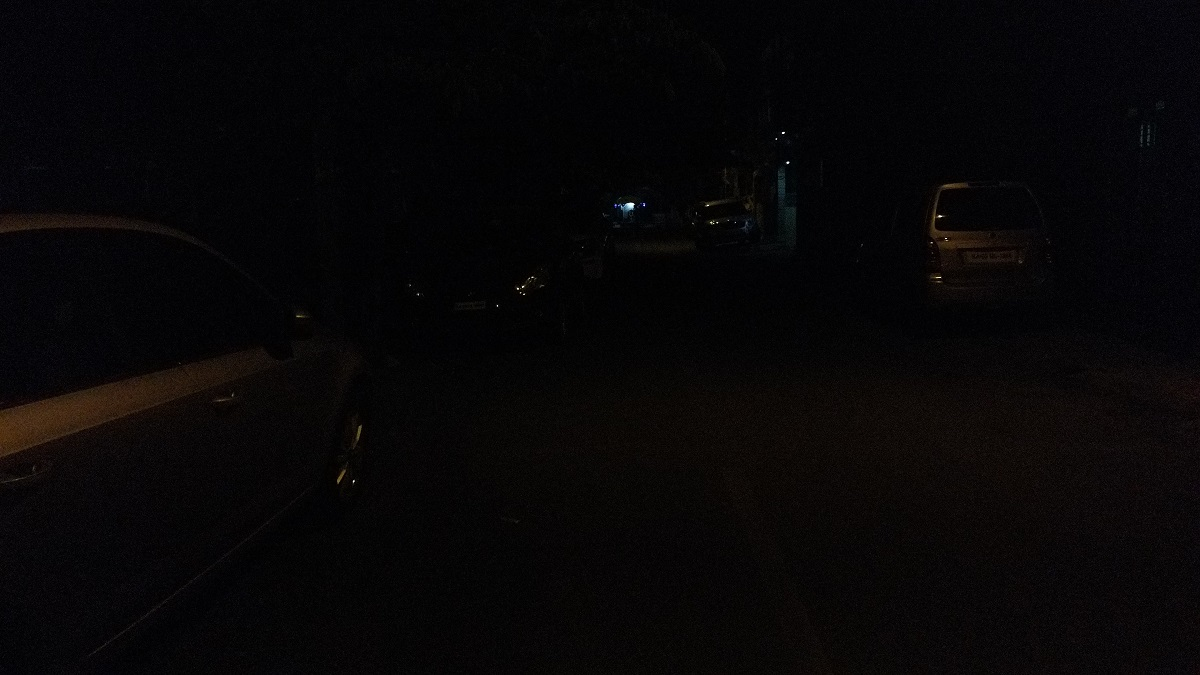
#> input picture no_vehicle.jpg, 1200 x 675 px
$ python vehicle_headlight_detection.py   (older library calls are emulated)
#> lines starting #> are read from the running program, lines starting #| are printed output that depends on the picture; after the words box and inside, x2 and y2 are one past the last pixel; in counts of white or black regions, pixels touching at a corner belong together
import numpy as np
from matplotlib import pyplot as plt
import cv2
import time


def wait(t):
    time.sleep(t)


#List includes path for images representing different scenarios
mylist=['bus_coming.jpg','going.jpg','both.jpg']


#Condition: No vehicle
def scenario(condition):
#> called with condition = 'no_vehicle.jpg'
    image = cv2.imread(condition)
#> image is the input picture: shape (675, 1200, 3); mean B, G, R 6.8, 6, 7.4
    gray_image = cv2.cvtColor(image, cv2.COLOR_BGR2GRAY)
    cv2.imwrite('gray_image.png',gray_image)
    cv2.imshow('color_image',image)


    blur_image=cv2.blur(gray_image,(15,15))
    cv2.imwrite('blur_image.png',blur_image)

    ret,thresh = cv2.threshold(blur_image,150,255,0)
#> thresh: shape (675, 1200); every value is 0
    contour_image, contours, hierarchy = cv2.findContours(thresh,cv2.RETR_TREE,cv2.CHAIN_APPROX_SIMPLE)
#> contours = []
    cv2.drawContours(blur_image, contours, -1, (0,255,0), 3)
    cv2.imshow('blur_image.png',blur_image)


    moments=[cv2.moments(cnt) for cnt in contours]
#> moments = []
    y_centroids = [int(round(m['m01']/m['m00']))  for m in moments]
#> y_centroids = []


    x=len(y_centroids)
#> x = 0

    i=0
    while i<x:
        y_centroids[i]=y_centroids[i]//10
        i=i+1
#> this loop made 0 passes
#> after the loop, i = 0


    flag=0
    i=0
    while i<x:
        j=i+1
        while j<x:
            if y_centroids[i]==y_centroids[j]:
                flag=1
                break
            j=j+1
        i=i+1
#> after the loop, i = 0
    if flag==1:
        print('Car found')
    else:
        print('Car not found')

    cv2.waitKey(0)
    cv2.destroyAllWindows()


#Loop through the list to depict each scenario and its outcome
for _ in mylist:
    scenario('no_vehicle.jpg')
    wait(3)
    scenario(_)
#> call 2 of scenario, with condition = 'bus_coming.jpg'
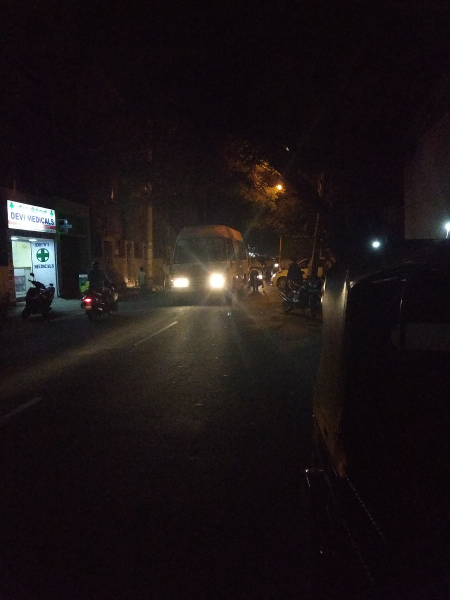
#> input picture bus_coming.jpg, 900 x 1200 px (shown at 1/2 size)
#> in scenario, image is the input picture: shape (1200, 900, 3); mean B, G, R 22.1, 20.5, 27.2
#> in scenario (call 2), `gray_image = cv2.cvtColor(image, cv2.COLOR_BGR2GRAY)`:
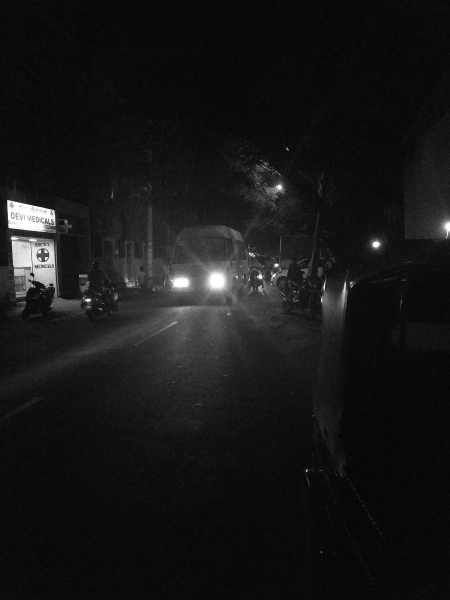
#> gray_image: shape (1200, 900) (shown at 1/2 size); min 1, max 255, mean 22.6
#> in scenario (call 2), `ret,thresh = cv2.threshold(blur_image,150,255,0)`:
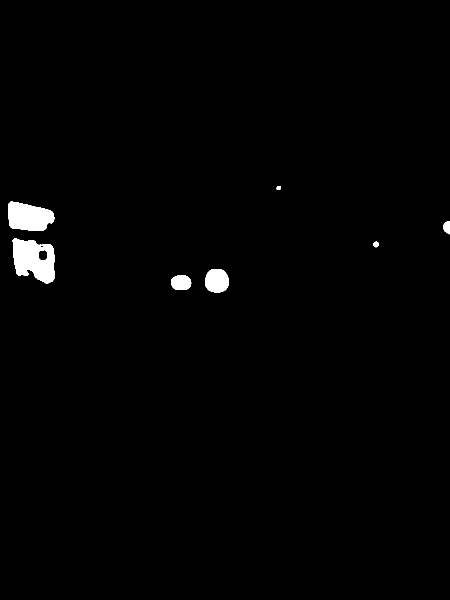
#> thresh: shape (1200, 900) (shown at 1/2 size); 1.2% white; 7 white regions
#> in scenario (call 2), `contour_image, contours, hierarchy = cv2.findContours(thresh,cv2.RETR_..`: contours = 9 contours, 1 with area under 20; largest, box (x1, y1, x2, y2) and area: (25, 476, 109, 567) 5510, (16, 403, 109, 462) 4026, (410, 538, 458, 585) 1782, (342, 550, 383, 580) 956, (76, 499, 96, 521) 327, (887, 442, 900, 469) 244, (747, 483, 758, 495) 84, (553, 372, 562, 380) 49
#> in scenario (call 2), `cv2.drawContours(blur_image, contours, -1, (0,255,0), 3)`:
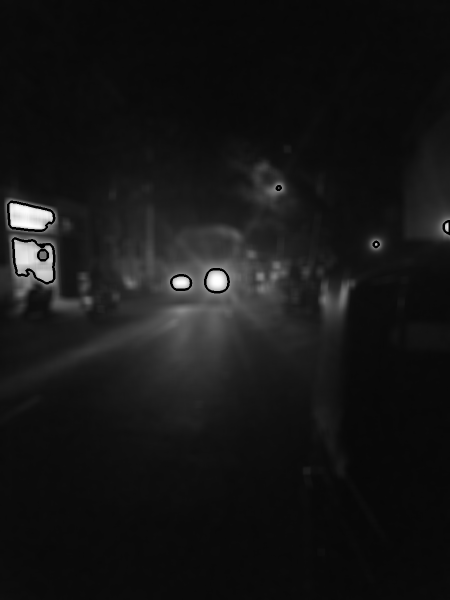
#> blur_image: shape (1200, 900) (shown at 1/2 size); min 0, max 255, mean 21.9
#> in scenario (call 2), `moments=[cv2.moments(cnt) for cnt in contours]`: moments = 9 items
#> in scenario (call 2), `y_centroids = [int(round(m['m01']/m['m00']))  for m in moments]`: y_centroids = [565, 561, 488, 519, 510, 492, 454, 434, 376]
#> in scenario (call 2), `x=len(y_centroids)`: x = 9
#> the loop in scenario (call 2), `while i<x:` made 9 passes
#> after the loop in scenario (call 2), `while i<x:`: y_centroids = [56, 56, 48, 51, 51, 49, 45, 43, 37]
#> after the loop in scenario (call 2), `while i<x:`: i = 9
    wait(3)
#> pass 2 of the loop `for _ in mylist:`:
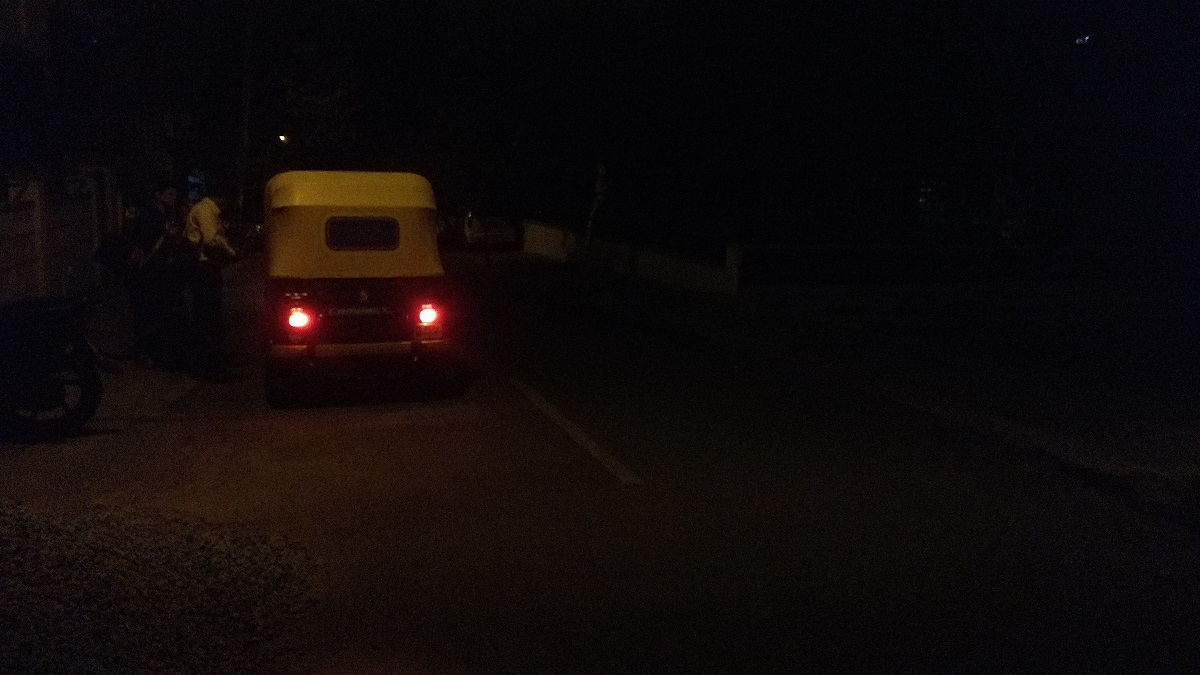
#> input picture going.jpg, 1200 x 675 px
#> in scenario, image is the input picture: shape (675, 1200, 3); mean B, G, R 9.6, 9.7, 15.3
#> gray_image: shape (675, 1200)
#> in scenario (call 4), `ret,thresh = cv2.threshold(blur_image,150,255,0)`:
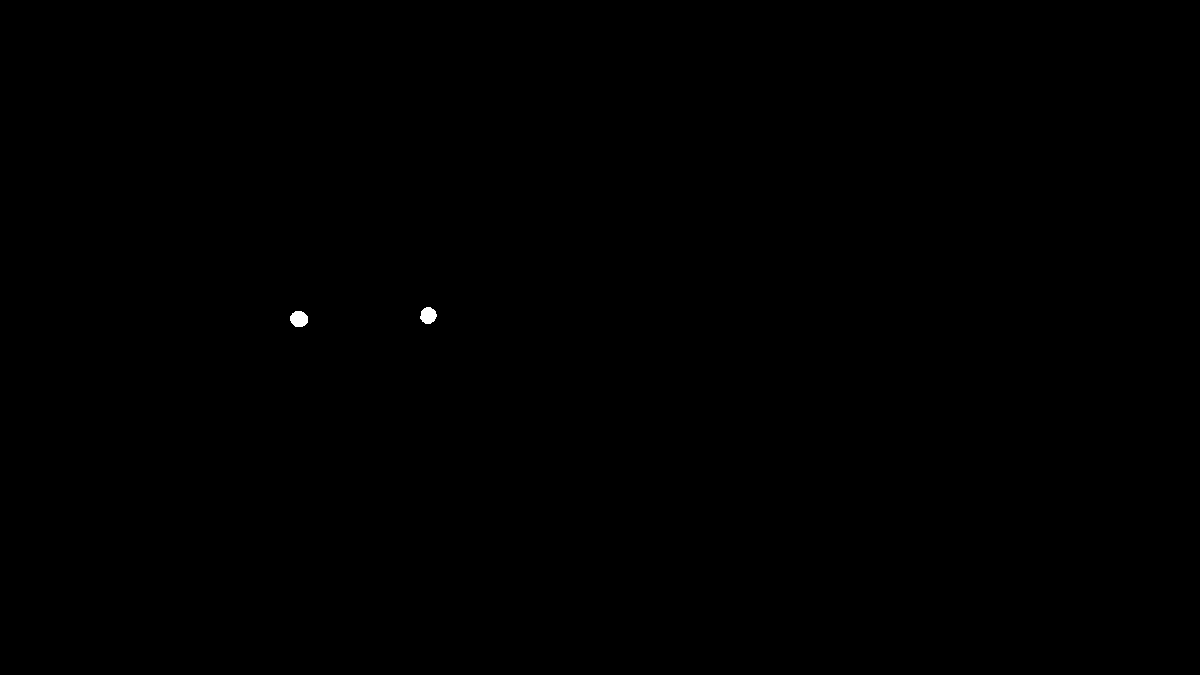
#> thresh: shape (675, 1200); 0.06% white; 2 white regions
#> contours = 2 contours; box (x1, y1, x2, y2) and area: (290, 311, 308, 327) 207, (420, 307, 437, 324) 192
#> in scenario (call 4), `cv2.drawContours(blur_image, contours, -1, (0,255,0), 3)`:
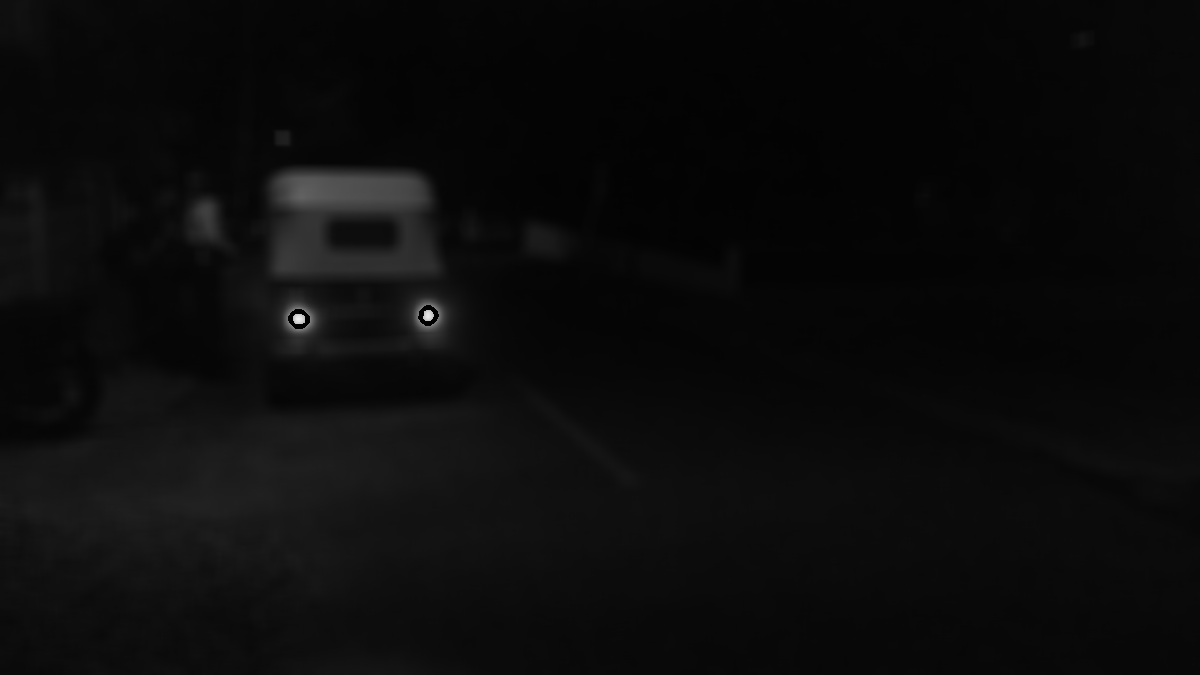
#> blur_image: shape (675, 1200); min 0, max 235, mean 11.2
#> moments = 2 items
#> in scenario (call 4), `y_centroids = [int(round(m['m01']/m['m00']))  for m in moments]`: y_centroids = [319, 315]
#> x = 2
#> the loop in scenario (call 4), `while i<x:` made 2 passes
#> i on passes 1 to 2: 1, 2
#> after the loop in scenario (call 4), `while i<x:`: y_centroids = [31, 31]
#> the loop in scenario (call 4), `while i<x:` made 2 passes
#> i on passes 1 to 2: 1, 2
#> after the loop in scenario (call 4), `while i<x:`: i = 2
#> pass 3 of the loop `for _ in mylist:`:
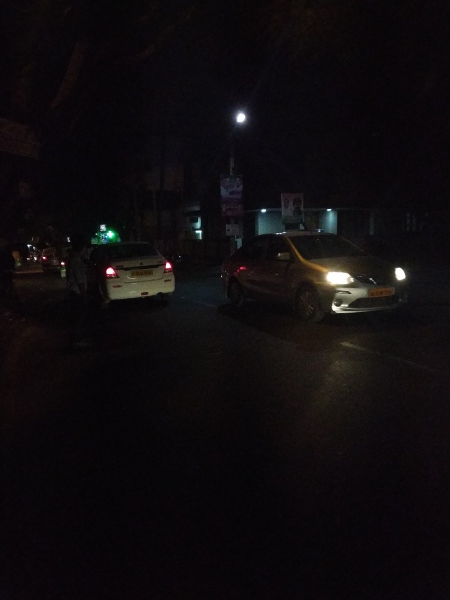
#> input picture both.jpg, 900 x 1200 px (shown at 1/2 size)
#> in scenario, image is the input picture: shape (1200, 900, 3); mean B, G, R 14.1, 12, 15.2
#> gray_image: shape (1200, 900)
#> in scenario (call 6), `ret,thresh = cv2.threshold(blur_image,150,255,0)`:
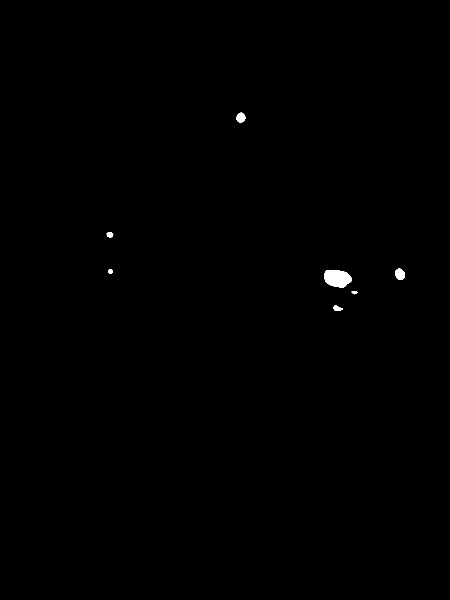
#> thresh: shape (1200, 900) (shown at 1/2 size); 0.23% white; 7 white regions
#> contours = 7 contours; box (x1, y1, x2, y2) and area: (649, 540, 704, 575) 1434, (791, 537, 810, 560) 318, (473, 225, 491, 245) 250, (667, 610, 686, 622) 118, (213, 464, 227, 475) 96, (216, 538, 225, 548) 55, (703, 582, 715, 589) 43
#> in scenario (call 6), `cv2.drawContours(blur_image, contours, -1, (0,255,0), 3)`:
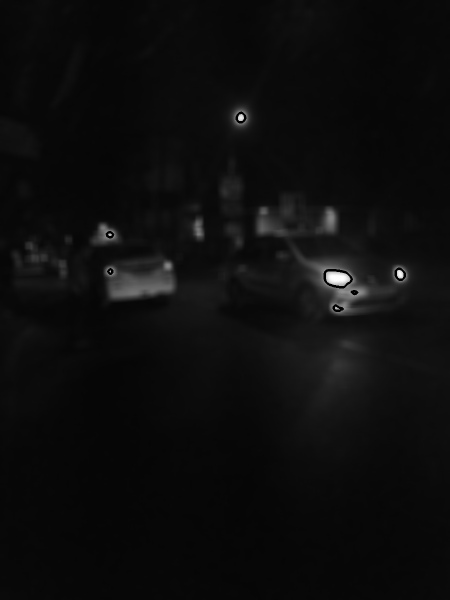
#> blur_image: shape (1200, 900) (shown at 1/2 size); min 0, max 254, mean 13
#> moments = 7 items
#> in scenario (call 6), `y_centroids = [int(round(m['m01']/m['m00']))  for m in moments]`: y_centroids = [616, 585, 556, 543, 548, 469, 235]
#> x = 7
#> the loop in scenario (call 6), `while i<x:` made 7 passes
#> after the loop in scenario (call 6), `while i<x:`: y_centroids = [61, 58, 55, 54, 54, 46, 23]
#> after the loop in scenario (call 6), `while i<x:`: i = 7
